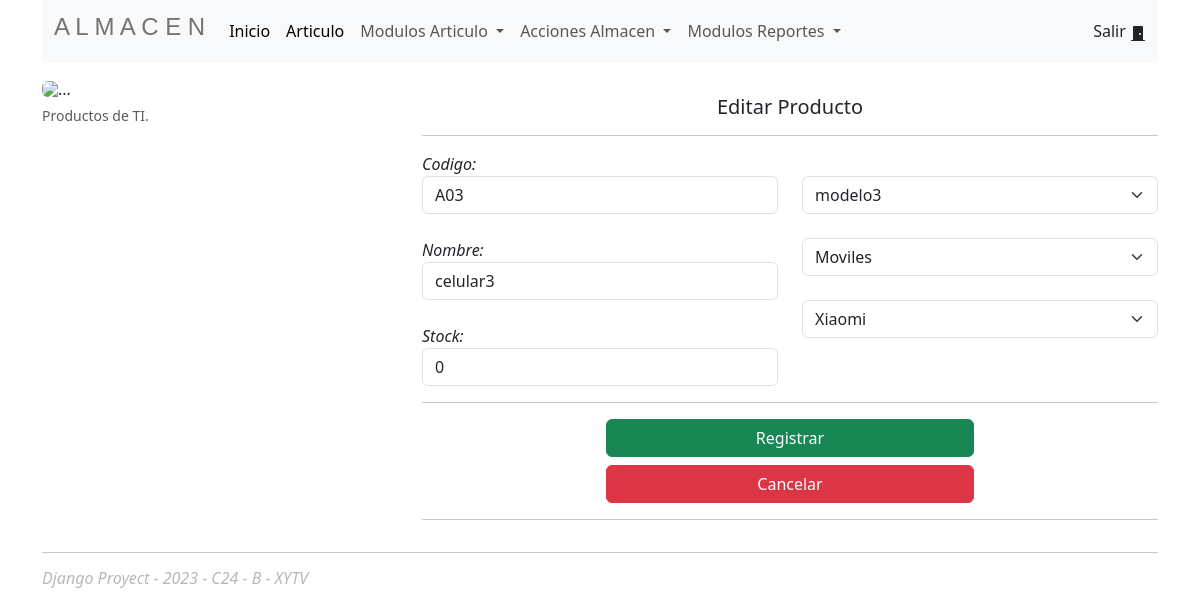
/articulo/edicionarticulo/A03 (signed in), run on an earlier commit of the app's database.
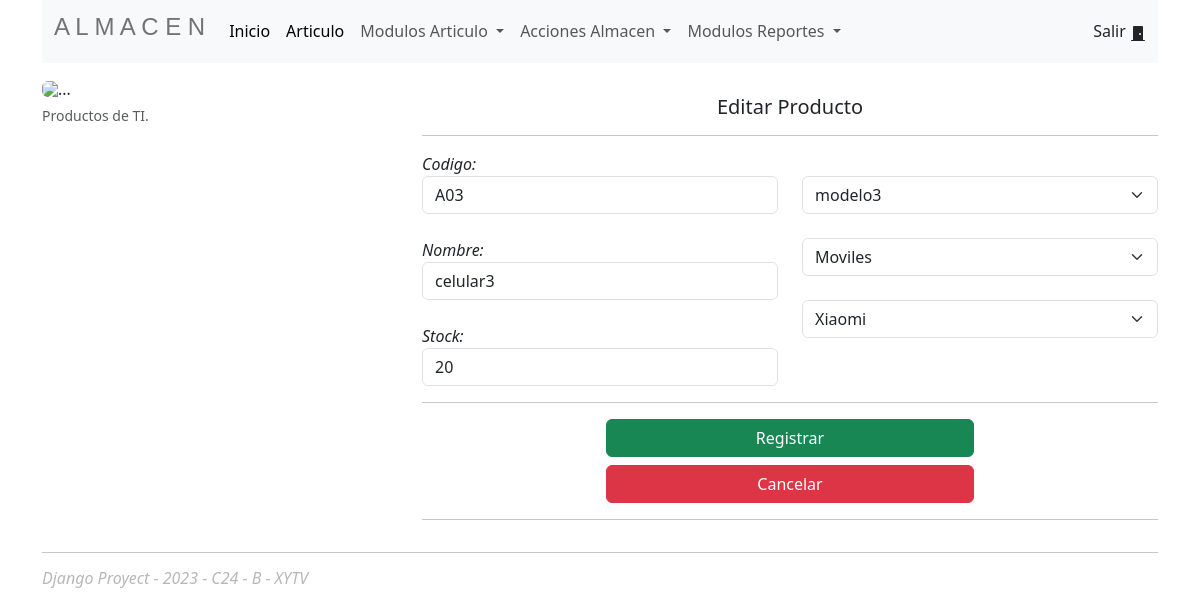
And on a later commit of the database.
### Almacen/models.py (models this page shows, shortened)
class Articulo(models.Model):
    codigo=models.CharField(primary_key=True, max_length=6)
    nombre=models.CharField(max_length=60)
    stock=models.IntegerField()
    codigo_Modelo = models.ForeignKey(Modelo, on_delete=models.CASCADE)
    codigo_Marca = models.ForeignKey(Marca, on_delete=models.CASCADE)
    codigo_Categoria=models.ForeignKey(Categoria, on_delete=models.CASCADE)

class Modelo(models.Model):
    codigo=models.CharField(primary_key=True, max_length=6)
    nombre=models.CharField(max_length=60)

class Categoria(models.Model):
    codigo=models.CharField(primary_key=True, max_length=6)
    nombre=models.CharField(max_length=60)
    descripcion=models.CharField(max_length=500)

class Marca(models.Model):
    codigo=models.CharField(primary_key=True, max_length=6)
    nombre=models.CharField(max_length=60)

### Almacen/views.py (the view)
# urls.py: path('articulo/edicionarticulo/<codigo>',views.edicionarticulo),
@login_required
def edicionarticulo(request, codigo):
    articulo = Articulo.objects.get(codigo = codigo)
    modelos = Modelo.objects.all()
    marcas = Marca.objects.all()
    categorias = Categoria.objects.all()
    context = {"articulo":articulo,"modelos":modelos,"marcas":marcas,"categorias":categorias}
    return render(request, template_edit_articulo,context)

### Almacen/templates/articulo/edit_articulo.html (shortened to what this page needs)
{% extends 'base/index.html' %}
{% block content %}
<div class="row pt-3">
    <div class="col-4">
        <figure class="figure">
            <img src="https://img.pikbest.com/png-images/qiantu/mbe-style-daily-necessities-electronic-products-cartoon-cute-set-of-pictures_2577475.png!w700wp"
                class="figure-img img-fluid rounded" alt="...">
            <figcaption class="figure-caption text-end">Productos de TI.</figcaption>
        </figure>
    </div>
    <div class="col-8 pt-3">
        <h5 class=" text-center">Editar Producto</h5>
        <hr>
        <form action="/articulo/updatearticulo/{{articulo.codigo}}" method="post">
            <div class="row">
                <div class="col">
                    <div>
                        <label><em>Codigo:</em></label>
                        <input type="text" readonly name="txtCodigo"  value="{{articulo.codigo}}" class="form-control">
                    </div><br>
                    <div>
                        <label><em>Nombre:</em></label>
                        <input type="text" name="txtNombre"  value="{{articulo.nombre}}" class="form-control">
                    </div><br>
                    <div>
                        <label><em>Stock:</em></label>
                        <input type="number" name="txtStock" value="{{articulo.stock}}" class="form-control">
                    </div>
                </div>
                <div class="col">
                    <br>
                    <div>
                        <select class="form-select" aria-label="Default select example" name="txtModelo">
                            <option selected value="{{articulo.codigo_Modelo.codigo}}">{{articulo.codigo_Modelo.nombre}}</option>
                          </select>
                    </div><br>
                    <div>
                        <select class="form-select" aria-label="Default select example" name="txtCategoria">
                            <option selected value="{{articulo.codigo_Categoria.codigo}}">{{articulo.codigo_Categoria.nombre}}</option>
                          </select>
                    </div><br>
                    <div>
                        <select class="form-select" aria-label="Default select example" name="txtMarca">
                            <option selected value="{{articulo.codigo_Marca.codigo}}">{{articulo.codigo_Marca.nombre}}</option>
                          </select>
                    </div>
                </div>
            </div>
            <hr>
            <div class="d-grid gap-2 col-6 mx-auto">
                <button class="btn btn-success" type="submit">Registrar</button>
                <button class="btn btn-danger" type="reset">Cancelar</button>
            </div>
            <hr>
        </form>
    </div>
</div>
{% endblock %}

What changed in the data, as far as the page shows it:
changed Articulo "celular3": txtStock "0" → "20"
